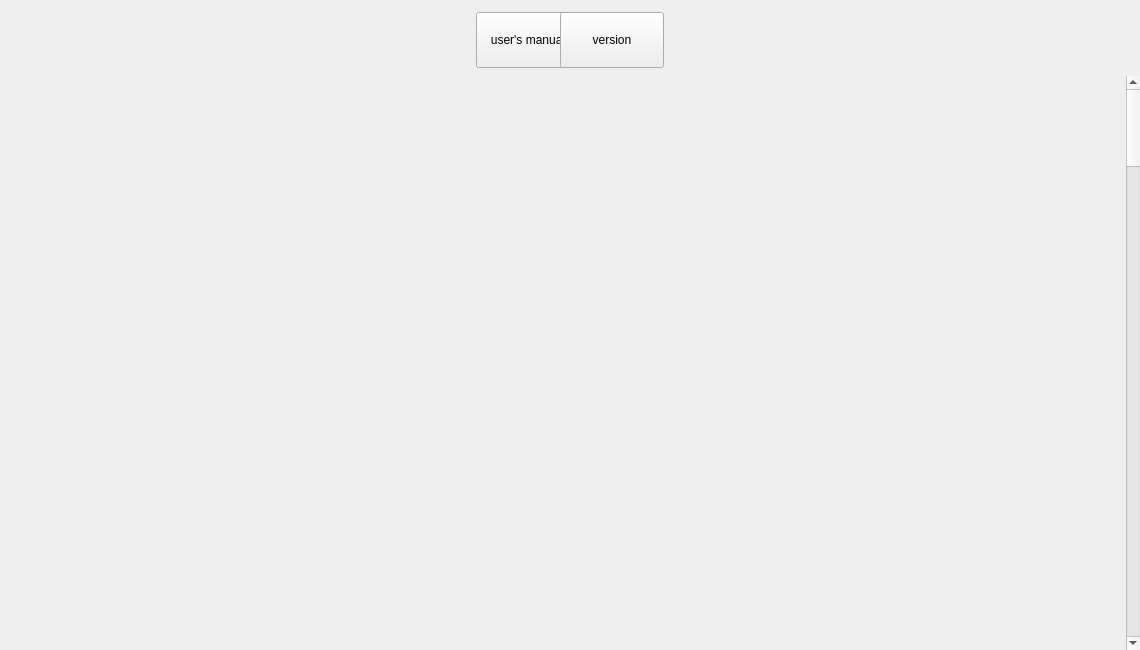
<?xml version="1.0" encoding="UTF-8"?>
<ui version="4.0">
 <class>UBTSetting</class>
 <widget class="QWidget" name="UBTSetting">
  <property name="geometry">
   <rect>
    <x>0</x>
    <y>0</y>
    <width>1140</width>
    <height>650</height>
   </rect>
  </property>
  <property name="sizePolicy">
   <sizepolicy hsizetype="Fixed" vsizetype="Fixed">
    <horstretch>0</horstretch>
    <verstretch>0</verstretch>
   </sizepolicy>
  </property>
  <property name="minimumSize">
   <size>
    <width>1140</width>
    <height>650</height>
   </size>
  </property>
  <property name="maximumSize">
   <size>
    <width>1140</width>
    <height>650</height>
   </size>
  </property>
  <property name="windowTitle">
   <string>Form</string>
  </property>
  <layout class="QVBoxLayout" name="verticalLayout">
   <property name="spacing">
    <number>1</number>
   </property>
   <property name="leftMargin">
    <number>0</number>
   </property>
   <property name="topMargin">
    <number>0</number>
   </property>
   <property name="rightMargin">
    <number>0</number>
   </property>
   <property name="bottomMargin">
    <number>0</number>
   </property>
   <item>
    <widget class="QWidget" name="titleWidget" native="true">
     <property name="sizePolicy">
      <sizepolicy hsizetype="Preferred" vsizetype="Fixed">
       <horstretch>0</horstretch>
       <verstretch>0</verstretch>
      </sizepolicy>
     </property>
     <property name="minimumSize">
      <size>
       <width>0</width>
       <height>75</height>
      </size>
     </property>
     <property name="maximumSize">
      <size>
       <width>16777215</width>
       <height>75</height>
      </size>
     </property>
     <widget class="QPushButton" name="manualBtn">
      <property name="geometry">
       <rect>
        <x>476</x>
        <y>12</y>
        <width>104</width>
        <height>56</height>
       </rect>
      </property>
      <property name="sizePolicy">
       <sizepolicy hsizetype="Fixed" vsizetype="Fixed">
        <horstretch>0</horstretch>
        <verstretch>0</verstretch>
       </sizepolicy>
      </property>
      <property name="minimumSize">
       <size>
        <width>104</width>
        <height>56</height>
       </size>
      </property>
      <property name="focusPolicy">
       <enum>Qt::NoFocus</enum>
      </property>
      <property name="text">
       <string>user's manual</string>
      </property>
      <property name="checkable">
       <bool>true</bool>
      </property>
     </widget>
     <widget class="QPushButton" name="versionBtn">
      <property name="geometry">
       <rect>
        <x>560</x>
        <y>12</y>
        <width>104</width>
        <height>56</height>
       </rect>
      </property>
      <property name="sizePolicy">
       <sizepolicy hsizetype="Fixed" vsizetype="Fixed">
        <horstretch>0</horstretch>
        <verstretch>0</verstretch>
       </sizepolicy>
      </property>
      <property name="minimumSize">
       <size>
        <width>104</width>
        <height>56</height>
       </size>
      </property>
      <property name="maximumSize">
       <size>
        <width>104</width>
        <height>56</height>
       </size>
      </property>
      <property name="focusPolicy">
       <enum>Qt::NoFocus</enum>
      </property>
      <property name="text">
       <string>version</string>
      </property>
      <property name="checkable">
       <bool>true</bool>
      </property>
     </widget>
    </widget>
   </item>
   <item>
    <widget class="QStackedWidget" name="stackedWidget">
     <widget class="QWidget" name="manualPage">
      <widget class="QScrollArea" name="manualScrollArea">
       <property name="geometry">
        <rect>
         <x>0</x>
         <y>0</y>
         <width>1140</width>
         <height>574</height>
        </rect>
       </property>
       <property name="sizePolicy">
        <sizepolicy hsizetype="Fixed" vsizetype="Fixed">
         <horstretch>0</horstretch>
         <verstretch>0</verstretch>
        </sizepolicy>
       </property>
       <property name="minimumSize">
        <size>
         <width>1140</width>
         <height>574</height>
        </size>
       </property>
       <property name="maximumSize">
        <size>
         <width>1140</width>
         <height>574</height>
        </size>
       </property>
       <property name="frameShape">
        <enum>QFrame::NoFrame</enum>
       </property>
       <property name="frameShadow">
        <enum>QFrame::Plain</enum>
       </property>
       <property name="lineWidth">
        <number>0</number>
       </property>
       <property name="horizontalScrollBarPolicy">
        <enum>Qt::ScrollBarAlwaysOff</enum>
       </property>
       <property name="widgetResizable">
        <bool>true</bool>
       </property>
       <widget class="QWidget" name="manulaScrollAreaWidgetContents">
        <property name="geometry">
         <rect>
          <x>0</x>
          <y>0</y>
          <width>1140</width>
          <height>6413</height>
         </rect>
        </property>
        <property name="sizePolicy">
         <sizepolicy hsizetype="Fixed" vsizetype="Fixed">
          <horstretch>0</horstretch>
          <verstretch>0</verstretch>
         </sizepolicy>
        </property>
        <property name="minimumSize">
         <size>
          <width>1140</width>
          <height>6413</height>
         </size>
        </property>
        <property name="maximumSize">
         <size>
          <width>1140</width>
          <height>6413</height>
         </size>
        </property>
        <widget class="QLabel" name="manualLabel">
         <property name="geometry">
          <rect>
           <x>0</x>
           <y>0</y>
           <width>1140</width>
           <height>6413</height>
          </rect>
         </property>
         <property name="sizePolicy">
          <sizepolicy hsizetype="Fixed" vsizetype="Fixed">
           <horstretch>0</horstretch>
           <verstretch>0</verstretch>
          </sizepolicy>
         </property>
         <property name="minimumSize">
          <size>
           <width>1140</width>
           <height>6413</height>
          </size>
         </property>
         <property name="maximumSize">
          <size>
           <width>1140</width>
           <height>6413</height>
          </size>
         </property>
         <property name="lineWidth">
          <number>0</number>
         </property>
         <property name="text">
          <string/>
         </property>
        </widget>
       </widget>
      </widget>
     </widget>
     <widget class="QWidget" name="versionPage">
      <widget class="QLabel" name="versionIcon">
       <property name="geometry">
        <rect>
         <x>530</x>
         <y>132</y>
         <width>80</width>
         <height>80</height>
        </rect>
       </property>
       <property name="sizePolicy">
        <sizepolicy hsizetype="Fixed" vsizetype="Fixed">
         <horstretch>0</horstretch>
         <verstretch>0</verstretch>
        </sizepolicy>
       </property>
       <property name="minimumSize">
        <size>
         <width>80</width>
         <height>80</height>
        </size>
       </property>
       <property name="maximumSize">
        <size>
         <width>80</width>
         <height>80</height>
        </size>
       </property>
       <property name="text">
        <string/>
       </property>
      </widget>
      <widget class="QLabel" name="versionText">
       <property name="geometry">
        <rect>
         <x>0</x>
         <y>231</y>
         <width>1140</width>
         <height>24</height>
        </rect>
       </property>
       <property name="sizePolicy">
        <sizepolicy hsizetype="Preferred" vsizetype="Fixed">
         <horstretch>0</horstretch>
         <verstretch>0</verstretch>
        </sizepolicy>
       </property>
       <property name="minimumSize">
        <size>
         <width>0</width>
         <height>24</height>
        </size>
       </property>
       <property name="maximumSize">
        <size>
         <width>16777215</width>
         <height>24</height>
        </size>
       </property>
       <property name="text">
        <string>V1.0.0</string>
       </property>
       <property name="alignment">
        <set>Qt::AlignCenter</set>
       </property>
      </widget>
      <widget class="QPushButton" name="upgradeBtn">
       <property name="geometry">
        <rect>
         <x>495</x>
         <y>310</y>
         <width>150</width>
         <height>70</height>
        </rect>
       </property>
       <property name="sizePolicy">
        <sizepolicy hsizetype="Fixed" vsizetype="Fixed">
         <horstretch>0</horstretch>
         <verstretch>0</verstretch>
        </sizepolicy>
       </property>
       <property name="minimumSize">
        <size>
         <width>150</width>
         <height>70</height>
        </size>
       </property>
       <property name="maximumSize">
        <size>
         <width>150</width>
         <height>70</height>
        </size>
       </property>
       <property name="focusPolicy">
        <enum>Qt::NoFocus</enum>
       </property>
       <property name="text">
        <string>upgrade</string>
       </property>
      </widget>
     </widget>
    </widget>
   </item>
  </layout>
 </widget>
 <resources/>
 <connections/>
</ui>
